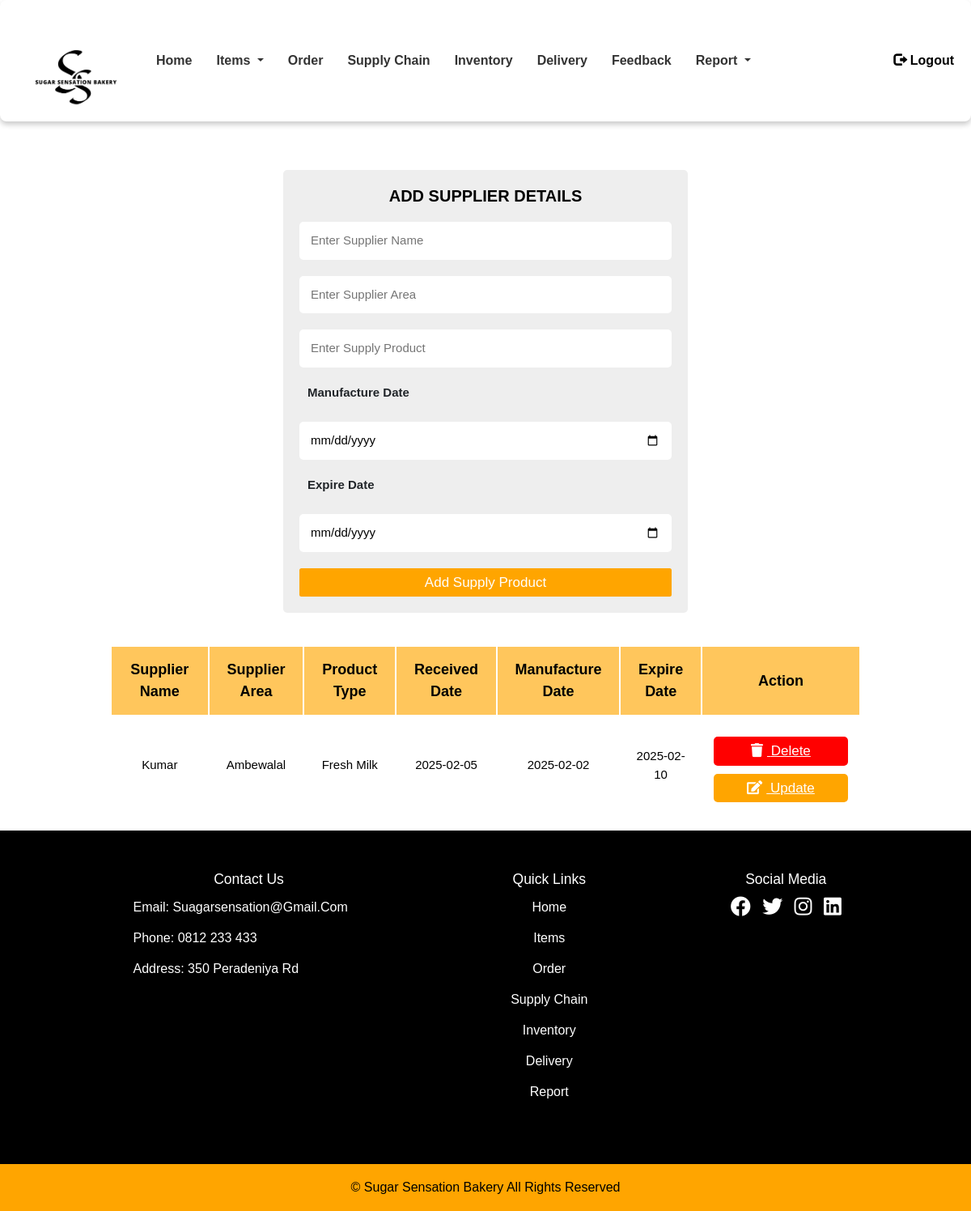
The page /supplychain.php on the database its author committed.
### tables this page shows
CREATE TABLE `supplychain` (
  `id` int(11) NOT NULL,
  `supplier_name` varchar(255) NOT NULL,
  `supply_area` varchar(255) NOT NULL,
  `supply_product` varchar(255) NOT NULL,
  `received_date` date NOT NULL,
  `manufacture_date` date NOT NULL,
  `expire_date` date NOT NULL
);

### supplychain.php (the view, shortened to what this page needs)
<?php
include "includes/databaseconnect.php";
?>
<!DOCTYPE html>
<html lang="en">
<head>
    <?php include "includes/header_links.php"; ?>
    <link href="css/homead.css" rel="stylesheet" />
    <link href="css/supplychain.css" rel="stylesheet" />
</head>
<body>
    <?php include 'includes/adminnavbar.php'; ?>
    <section>
        <form action="" method="post" class="add-supply-form">
            <h3>Add Supplier Details</h3>
            <input type="text" name="supplier_name" placeholder="Enter Supplier Name" class="box" required>
            <input type="text" name="supply_area" placeholder="Enter Supplier Area" class="box" required>
            <input type="text" name="supply_product" placeholder="Enter Supply Product" class="box" required>
            <label>Manufacture Date</label>
            <input type="date" name="manufacture_date" class="box" required>
            <label>Expire Date</label>
            <input type="date" name="expire_date" class="box" required>
            <input type="submit" value="Add Supply Product" name="add_sproduct" class="btn">
        </form>
    </section>
    <section class="displaytable">
        <table>
            <thead>
                <tr>
                    <th>Supplier Name</th>
                    <th>Supplier Area</th>
                    <th>Product Type</th>
                    <th>Received Date</th>
                    <th>Manufacture Date</th>
                    <th>Expire Date</th>
                    <th>Action</th>
                </tr>
            </thead>
            <tbody>
                <?php
                $select_products = mysqli_query($conn, "SELECT * FROM `supplychain`");
                if (mysqli_num_rows($select_products) > 0) {
                    while ($row = mysqli_fetch_assoc($select_products)) {
                ?>
                <tr>
                    <td><?php echo $row['supplier_name']; ?></td>
                    <td><?php echo $row['supply_area']; ?></td>
                    <td><?php echo $row['supply_product']; ?></td>
                    <td><?php echo $row['received_date']; ?></td>
                    <td><?php echo $row['manufacture_date']; ?></td>
                    <td><?php echo $row['expire_date']; ?></td>
                    <td>
                        <a href="supplychain.php?delete=<?php echo $row['id']; ?>" class="delete-btn"
                           onclick="return confirm('Are you sure you want to delete this?');">
                           <i class="fas fa-trash"></i> Delete</a>
                        <a href="supplychain.php?edit=<?php echo $row['id']; ?>" class="option-btn">
                           <i class="fas fa-edit"></i> Update</a>
                    </td>
                </tr>
                <?php
                    }
                } else {
                    echo "<tr><td colspan='7' class='empty'>No supply chain products available</td></tr>";
                }
                ?>
            </tbody>
        </table>
    </section>
    <?php include "includes/adminfooter.php"; ?>
</body>
</html>

### css/main.css (style rules this page uses)
* { margin:0; padding:0; font-family:Arial, Helvetica, sans-serif; box-sizing:border-box; }
.btn { font-size: 12px; font-weight:bolder; border:0.2px solid black; }
h3 { font-size:28px; margin-bottom:15px; text-align:center; }

### css/homead.css (style rules this page uses)
* { margin:0; padding:0; font-family:Arial, Helvetica, sans-serif; box-sizing:border-box; }
html, body { margin: 0; padding: 0; height: 100%; }
h3 { font-size:28px; margin-bottom:15px; text-align:center; }

### css/supplychain.css (style rules this page uses)
* { font-family: 'Poppins', sans-serif; margin: 0; padding: 0; box-sizing: border-box; outline: none; border: none; text-decoration: none; text-transform: capitalize; }
section { padding:2rem; }
.option-btn, .delete-btn,.btn { display: inline-block !important; width: 100% !important; text-align: center !important; background-color: orange !important; color:white !important; font-size: 1.7rem !important; padding:0.5rem 3rem !important; border-radius: .5rem; cursor: pointer !important; margin-top: 1rem !important; border:none !important; }
.option-btn i, .delete-btn i { padding-right: .5rem !important; }
.option-btn { background-color:orange !important; }
.delete-btn { margin-top: 0; background-color: red !important; }
.add-supply-form { max-width: 50rem; background-color: #eee; border-radius: 0.5rem; padding:2rem; margin:0 auto; margin-top:2rem; }
.add-supply-form h3 { font-size:2rem; margin-bottom: 1rem; color:black; text-transform: uppercase; text-align: center; font-weight: 600; }
.add-supply-form .box { text-transform: none; padding:1.2rem 1.4rem; font-size: 1.5rem; color:black; border-radius: .5rem; background-color: white; margin:1rem 0; width: 100%; }
label { padding: 1rem; font-size: 1.5rem; font-weight: 700; }
.displaytable table { width: 80%; margin:0 auto; text-align: center; }
.displaytable table thead th { padding:1.5rem; font-size: 1.8rem; background-color:rgba(255, 166, 0, 0.638); color:black; border:2px solid white; }
.displaytable table td { padding:1.5rem; font-size: 1.5rem; color:black; }
.displaytable table td:first-child { padding:0; }

### rows shown on the page
supplychain: supplier_name "Kumar", supply_area "Ambewalal", supply_product "Fresh Milk", received_date "2025-02-05", manufacture_date "2025-02-02", expire_date "2025-02-10"
